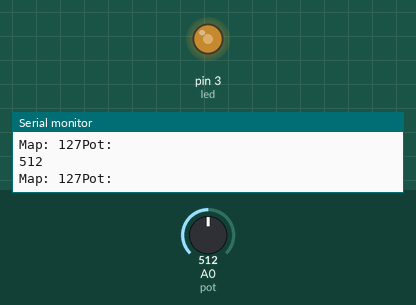
Bench run of a sketch on a simulated Arduino Uno, built with avr-gcc and run on an emulated ATmega328P. On the bench: output pins drawn as LEDs (lit = HIGH), the last lines printed to the serial monitor. The test bench sets the inputs (shaded band); at power-on: A0 (pot) = 512.

Above: at 1.2 s.
1.3 s: A0 (pot) set to 716
At 1.7 s:
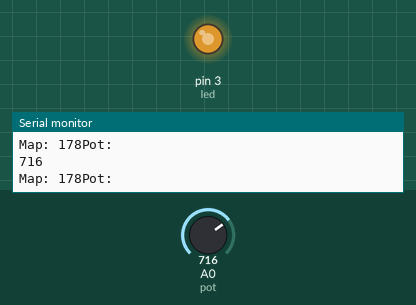
2.8 s: A0 (pot) set to 900
At 3.2 s:
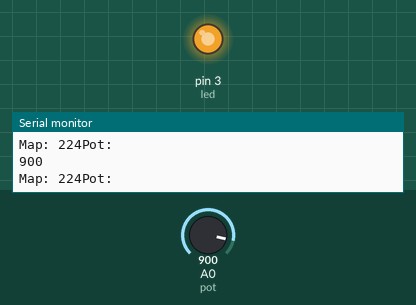
4.3 s: A0 (pot) set to 122
At 4.7 s:
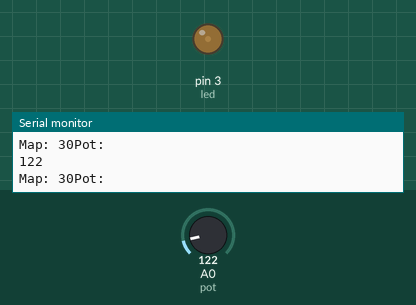
5.8 s: A0 (pot) set to 0
At 6.1 s:
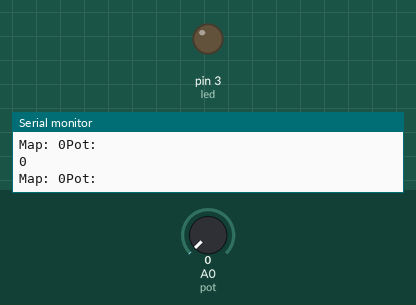
7.3 s: A0 (pot) set to 511
At 8.7 s:
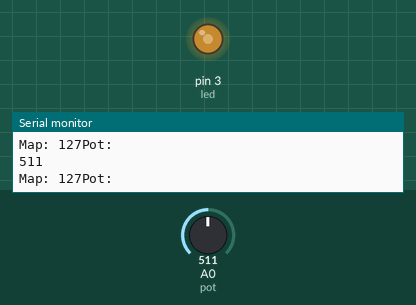
Timing chart, 0 to 10.3 s (numbered marks = the images above; inputs shaded):
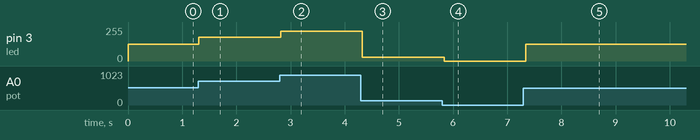

The sketch:

codigo.ino
```cpp
const int led = 3;
const int pot = 0;

void setup()
{
  pinMode(led, OUTPUT);
  Serial.begin(9600);
}

int var;
int var2;

void loop()
{
var = analogRead(pot);
var2 = map(var, 0, 1023, 0, 255);
analogWrite(led, var2);
Serial.println("Pot: ");
Serial.println(var);
Serial.print("Map: ");
Serial.print(var2);
Serial.print("");
delay(100);

}
```

Measured:
- after the input at 1.3 s, pin 3 (led): 127/255 → 178/255 at once
- after the input at 2.8 s, pin 3 (led): 178/255 → 224/255 at once
- after the input at 4.3 s, pin 3 (led): 224/255 → 30/255 at once
- after the input at 5.8 s, pin 3 (led): 30/255 → 0/255 at once
- after the input at 7.3 s, pin 3 (led): 0/255 → 127/255 at once
